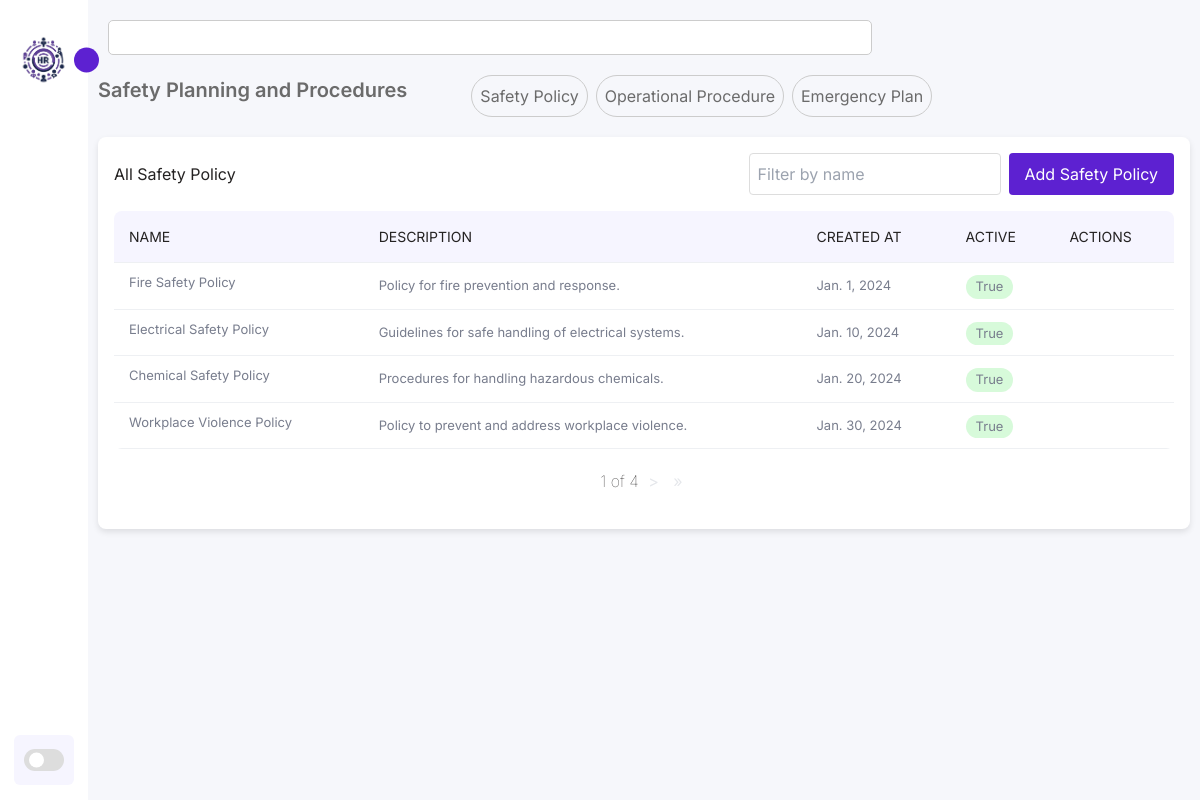
Screenshot of /osha-safetyplanning-procedures/safety-policy/ with the database file from the repository.
### osha_SPP/models.py (models this page shows, shortened)
class SafetyPolicy(models.Model):
    name = models.CharField(max_length=200)
    description = models.TextField()
    created_at = models.DateField(auto_now_add=True)
    active = models.BooleanField(default=True)

### osha_SPP/views.py (the view)
# urls.py: path('safety-policy/', views.safetypolicy_list, name='safetypolicy_list'),
def safetypolicy_list(request):
    safetypolicys = SafetyPolicy.objects.all()
    paginator = Paginator(safetypolicys, 4)
    page_number = request.GET.get('page')
    page_obj = paginator.get_page(page_number)
    return render(request, 'safetypolicy_list.html', {'page_obj': page_obj})

### osha_SPP/templates/safetypolicy_list.html (shortened to what this page needs)
{% extends 'base_generic.html' %}
{% load static %}
{% block extra_styles %}
    <link rel="stylesheet" href="{% static 'css/lists.css' %}">
{% endblock %}
{% block content %}
<section class="main-title">
    <h1>Safety Planning and Procedures</h1>
    <div class="buttons">
        <a class="sub-item" href="{% url 'safetypolicy_list' %}">Safety Policy</a>
        <a class="sub-item" href="{% url 'operational_procedure_list' %}">Operational Procedure</a>
        <a class="sub-item" href="{% url 'emergency_plan_list' %}">Emergency Plan</a>
    </div>
</section>
<div class="card">
    <div class="card-header">
        <h2>All Safety Policy</h2>
        <div class="filters">
            <input type="search" placeholder="Filter by name" class="filter-input" />
            <button class="btn_add"><a href="{% url 'safetypolicy_create' %}">Add Safety Policy</a></button>
        </div>
    </div>
    <div class="board">
        <table width="100%">
            <thead>
                <tr>
                    <td>Name </td>
                    <td>Description</td>
                    <td>Created At</td>
                    <td>Active</td>
                    <td>Actions</td>
                </tr>
            </thead>
            <tbody>
                {% for safetypolicy in page_obj %}
                <tr>
                    <td class="people">
                        <div class="">
                            <p>{{ safetypolicy.name }}</p>
                        </div>
                    </td>
                    <td>
                        <p>{{ safetypolicy.description }}</p>
                    </td>
                    <td>
                        <p>{{ safetypolicy.created_at }}</p>
                    </td>
                    <td class="active">
                        <p>{{ safetypolicy.active }}</p>
                    </td>
                    <td class="table-icons">
                    </td>
                </tr>
                {% endfor %}
            </tbody>
        </table>
    </div>
    <div class="pagination">
        <span class="step-links">
            <span class="current">
                 {{ page_obj.number }} of {{ page_obj.paginator.num_pages }}
            </span>
            {% if page_obj.has_next %}
                <a href="?page={{ page_obj.next_page_number }}">&gt;</a>
                <a href="?page={{ page_obj.paginator.num_pages }}">&raquo;</a>
            {% endif %}
        </span>
    </div>
</div>
{% endblock %}

### static/css/style.css (style rules this page uses)
:root { --color-dark: #1D2231; --text-grey: #8390A2; --bg-body: #f6f7fb; --bg-main: #ffffff; --main-color: #5d21d1; --text-white: #ffffff; --body-color: #E4E9F7; --sidebar-color: #FFF; --primary-color: #5d21d1; --primary-color-light: #F6F5FF; --toggle-color: #DDD; --text-color: #242222; --tran-03: all 0.2s ease; --tran-04: all 0.3s ease; --tran-05: all 0.3s ease; }
* { padding: 0; margin: 0; box-sizing: border-box; list-style-type: none; text-decoration: none; font-family: 'Inter', sans-serif; }
body { height: 100vh; background: var(--bg-body); margin: 1rem 3rem; }
.main-title { display: flex; gap: 4rem; margin-bottom: 20px; }
.main-title h1 { font-size: 20px; font-weight: 600; color: #6b6b6b; }
.buttons { display: flex; gap: 0.5rem; }
.buttons .sub-item { background: transparent; padding: 0.5rem 0.5rem; border: solid 1px #ccc; border-radius: 30px; color: #6b6b6b; }
.pagination { margin: 20px 0; text-align: center; color: var(--text-color); }
.step-links a { margin: 0 5px; text-decoration: none; color: #e5e7eb; }
.step-links .current { font-weight: lighter; }

### static/css/lists.css (style rules this page uses)
.card { background-color: var(--bg-main); border-radius: 8px; box-shadow: 0 3px 6px rgba(0, 0, 0, 0.1); padding: 1rem; margin-bottom: 1rem; width: 100%; max-width: 100%; }
.card-header { display: flex; justify-content: space-between; align-items: center; margin-bottom: 1rem; color: var(--text-color); }
.filters { display: flex; gap: 0.5rem; }
.filter-input, .filter-select { padding: 0.5rem; border: 1px solid #ddd; border-radius: 4px; }
.btn_add { padding: 0.2rem 1rem; border-radius: 4px; border: none; background-color: var(--main-color); color: var(--text-white); cursor: pointer; }
.board { width: 100%; overflow: auto; background: #fff; border-radius: 8px; }
.board p { font-weight: 400; font-size: 13px; color: #787d8d; }
.board .people { display: flex; justify-self: flex-start; align-items: center; text-align: start; }
table { border-collapse: collapse; width: 100%; }
tr { border-bottom: 1px solid #eef0f3; }
thead td { font-size: 14px; text-transform: uppercase; font-weight: 400; background: #F9FAFB; text-align: start; padding: 15px; }
tbody tr td { padding: 10px 15px; }
.active p { background: #d7fada; padding: 2px 10px; display: inline-block; border-radius: 40px; color: #2b2b2b; }
table { border-collapse: collapse; }
thead td { font-size: 12px; text-transform: uppercase; font-weight: 400; background: #F9FAFB; text-align: start; padding: 10px; }
tbody tr td { padding: 10px 10px; }
table { border-collapse: collapse; width: 100%; background-color: var(--bg-main); color: var(--text-color); }
thead td { font-size: 14px; text-transform: uppercase; font-weight: 400; background: var(--primary-color-light); text-align: start; padding: 15px; }

### rows the page displays
SafetyPolicy: name "Fire Safety Policy", description "Policy for fire prevention and response.", created_at "Jan. 1, 2024", active "True"
SafetyPolicy: name "Electrical Safety Policy", description "Guidelines for safe handling of electrical systems.", created_at "Jan. 10, 2024", active "True"
SafetyPolicy: name "Chemical Safety Policy", description "Procedures for handling hazardous chemicals.", created_at "Jan. 20, 2024", active "True"
SafetyPolicy: name "Workplace Violence Policy", description "Policy to prevent and address workplace violence.", created_at "Jan. 30, 2024", active "True"

### other values shown
{{ page_obj.number }} "1"
{{ page_obj.paginator.num_pages }} "4"
